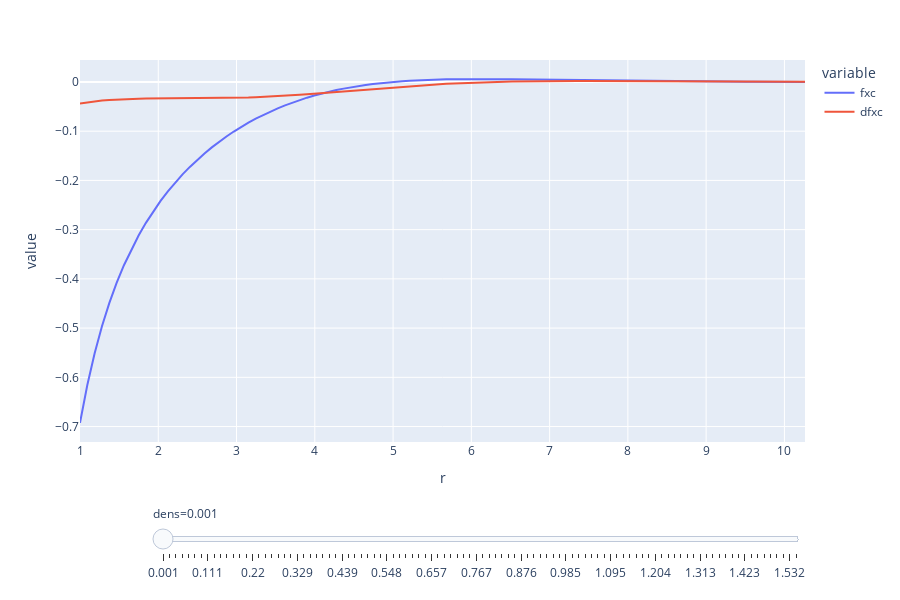

Source (notebook cell):
### Code cell
import plotly.express as px


fig= px.line(df, x="r", y=["fxc","dfxc"], animation_frame="dens", height=600) 

fig["layout"].pop("updatemenus") # optional, drop animation buttons
fig.show()

### Figure 1 — Plotly figure (JSON) as saved in the notebook; plotly's stock layout.template omitted (floating-point values rounded to 4 significant figures)
{"data": [{"hovertemplate": "variable=fxc<br>dens=0.001<br>r=%{x}<br>value=%{y}<extra></extra>", "legendgroup": "fxc", "line": {"color": "#636efa", "dash": "solid"}, "marker": {"symbol": "circle"}, "mode": "lines", "name": "fxc", "orientation": "v", "showlegend": true, "type": "scatter", "x": [1, 1.094, 1.187, 1.281, 1.374, 1.468, 1.561, 1.655, 1.749, 1.842, 1.936, 2.029, 2.123, 2.216, 2.31, 2.403, 2.497, 2.591, 2.684, 2.778, 2.871, 2.965, 3.058, 3.152, 3.246, 3.339, 3.433, 3.526, 3.62, 3.713, 3.807, 3.901, 3.994, 4.088, 4.181, 4.275, 4.368, 4.462, 4.556, 4.649, 4.743, 4.836, 4.93, 5.023, 5.117, 5.21, 5.304, 5.398, 5.491, 5.585, 5.678, 5.772, 5.865, 5.959, 6.053, 6.146, 6.24, 6.333, 6.427, 6.52, 6.614, 6.708, 6.801, 6.895, 6.988, 7.082, 7.175, 7.269, 7.363, 7.456, 7.55, 7.643, 7.737, 7.83, 7.924, 8.017, 8.111, 8.205, 8.298, 8.392, 8.485, 8.579, 8.672, 8.766, 8.86, 8.953, 9.047, 9.14, 9.234, 9.327, 9.421, 9.515, 9.608, 9.702, 9.795, 9.889, 9.982, 10.08, 10.17, 10.26], "xaxis": "x", "y": [-0.6926, -0.6155, -0.551, -0.4963, -0.4492, -0.4083, -0.3723, -0.3404, -0.3119, -0.2862, -0.2629, -0.2416, -0.2222, -0.2043, -0.1878, -0.1725, -0.1583, -0.1451, -0.1328, -0.1214, -0.1107, -0.1007, -0.09139, -0.0827, -0.07459, -0.06704, -0.06002, -0.05349, -0.04744, -0.04184, -0.03667, -0.0319, -0.02753, -0.02352, -0.01985, -0.01652, -0.0135, -0.01077, -0.008323, -0.006132, -0.004183, -0.002461, -0.0009494, 0.0003668, 0.001503, 0.002472, 0.00329, 0.003968, 0.00452, 0.004958, 0.005293, 0.005537, 0.005698, 0.005788, 0.005815, 0.005787, 0.005712, 0.005597, 0.005449, 0.005273, 0.005076, 0.004861, 0.004634, 0.004398, 0.004157, 0.003913, 0.003669, 0.003428, 0.003191, 0.00296, 0.002737, 0.002522, 0.002316, 0.002119, 0.001933, 0.001758, 0.001593, 0.001438, 0.001294, 0.001161, 0.001037, 0.0009228, 0.0008179, 0.0007219, 0.0006343, 0.0005546, 0.0004824, 0.0004171, 0.0003584, 0.0003058, 0.0002588, 0.0002169, 0.0001798, 0.000147, 0.0001181, 9.288e-05, 7.089e-05, 5.182e-05, 3.538e-05, 2.131e-05], "yaxis": "y"}, {"hovertemplate": "variable=dfxc<br>dens=0.001<br>r=%{x}<br>value=%{y}<extra></extra>", "legendgroup": "dfxc", "line": {"color": "#EF553B", "dash": "solid"}, "marker": {"symbol": "circle"}, "mode": "lines", "name": "dfxc", "orientation": "v", "showlegend": true, "type": "scatter", "x": [1, 1.094, 1.187, 1.281, 1.374, 1.468, 1.561, 1.655, 1.749, 1.842, 1.936, 2.029, 2.123, 2.216, 2.31, 2.403, 2.497, 2.591, 2.684, 2.778, 2.871, 2.965, 3.058, 3.152, 3.246, 3.339, 3.433, 3.526, 3.62, 3.713, 3.807, 3.901, 3.994, 4.088, 4.181, 4.275, 4.368, 4.462, 4.556, 4.649, 4.743, 4.836, 4.93, 5.023, 5.117, 5.21, 5.304, 5.398, 5.491, 5.585, 5.678, 5.772, 5.865, 5.959, 6.053, 6.146, 6.24, 6.333, 6.427, 6.52, 6.614, 6.708, 6.801, 6.895, 6.988, 7.082, 7.175, 7.269, 7.363, 7.456, 7.55, 7.643, 7.737, 7.83, 7.924, 8.017, 8.111, 8.205, 8.298, 8.392, 8.485, 8.579, 8.672, 8.766, 8.86, 8.953, 9.047, 9.14, 9.234, 9.327, 9.421, 9.515, 9.608, 9.702, 9.795, 9.889, 9.982, 10.08, 10.17, 10.26], "xaxis": "x", "y": [-0.04377, -0.04129, -0.0393, -0.03771, -0.03647, -0.03552, -0.03481, -0.0343, -0.03395, -0.03373, -0.03361, -0.03356, -0.03355, -0.03356, -0.03358, -0.03358, -0.03355, -0.03348, -0.03335, -0.03316, -0.0329, -0.03255, -0.03213, -0.03162, -0.03103, -0.03036, -0.02961, -0.02878, -0.02788, -0.02691, -0.02588, -0.0248, -0.02367, -0.0225, -0.02131, -0.02009, -0.01885, -0.01761, -0.01637, -0.01514, -0.01392, -0.01272, -0.01155, -0.01042, -0.009318, -0.008263, -0.007254, -0.006294, -0.005385, -0.004531, -0.003731, -0.002988, -0.0023, -0.001669, -0.001093, -0.0005718, -0.0001034, 0.0003138, 0.0006816, 0.001002, 0.001279, 0.001513, 0.001707, 0.001865, 0.001989, 0.002082, 0.002147, 0.002186, 0.002202, 0.002198, 0.002176, 0.002139, 0.002088, 0.002027, 0.001956, 0.001878, 0.001794, 0.001706, 0.001615, 0.001522, 0.001428, 0.001336, 0.001244, 0.001154, 0.001066, 0.0009818, 0.0009005, 0.0008229, 0.0007491, 0.0006794, 0.0006137, 0.0005521, 0.0004946, 0.0004412, 0.0003918, 0.0003462, 0.0003044, 0.0002661, 0.0002312, 0.0001995], "yaxis": "y"}], "layout": {"height": 600, "legend": {"title": {"text": "variable"}, "tracegroupgap": 0}, "margin": {"t": 60}, "sliders": [{"active": 0, "currentvalue": {"prefix": "dens="}, "len": 0.9, "pad": {"b": 10, "t": 60}, "steps": [{"args": [["0.001"], {"frame": {"duration": 0, "redraw": false}, "fromcurrent": true, "mode": "immediate", "transition": {"duration": 0, "easing": "linear"}}], "label": "0.001", "method": "animate"}, {"args": [["0.017"], {"frame": {"duration": 0, "redraw": false}, "fromcurrent": true, "mode": "immediate", "transition": {"duration": 0, "easing": "linear"}}], "label": "0.017", "method": "animate"}, {"args": [["0.033"], {"frame": {"duration": 0, "redraw": false}, "fromcurrent": true, "mode": "immediate", "transition": {"duration": 0, "easing": "linear"}}], "label": "0.033", "method": "animate"}, {"args": [["0.048"], {"frame": {"duration": 0, "redraw": false}, "fromcurrent": true, "mode": "immediate", "transition": {"duration": 0, "easing": "linear"}}], "label": "0.048", "method": "animate"}, {"args": [["0.064"], {"frame": {"duration": 0, "redraw": false}, "fromcurrent": true, "mode": "immediate", "transition": {"duration": 0, "easing": "linear"}}], "label": "0.064", "method": "animate"}, {"args": [["0.08"], {"frame": {"duration": 0, "redraw": false}, "fromcurrent": true, "mode": "immediate", "transition": {"duration": 0, "easing": "linear"}}], "label": "0.08", "method": "animate"}, {"args": [["0.095"], {"frame": {"duration": 0, "redraw": false}, "fromcurrent": true, "mode": "immediate", "transition": {"duration": 0, "easing": "linear"}}], "label": "0.095", "method": "animate"}, {"args": [["0.111"], {"frame": {"duration": 0, "redraw": false}, "fromcurrent": true, "mode": "immediate", "transition": {"duration": 0, "easing": "linear"}}], "label": "0.111", "method": "animate"}, {"args": [["0.126"], {"frame": {"duration": 0, "redraw": false}, "fromcurrent": true, "mode": "immediate", "transition": {"duration": 0, "easing": "linear"}}], "label": "0.126", "method": "animate"}, {"args": [["0.142"], {"frame": {"duration": 0, "redraw": false}, "fromcurrent": true, "mode": "immediate", "transition": {"duration": 0, "easing": "linear"}}], "label": "0.142", "method": "animate"}, {"args": [["0.158"], {"frame": {"duration": 0, "redraw": false}, "fromcurrent": true, "mode": "immediate", "transition": {"duration": 0, "easing": "linear"}}], "label": "0.158", "method": "animate"}, {"args": [["0.173"], {"frame": {"duration": 0, "redraw": false}, "fromcurrent": true, "mode": "immediate", "transition": {"duration": 0, "easing": "linear"}}], "label": "0.173", "method": "animate"}, {"args": [["0.189"], {"frame": {"duration": 0, "redraw": false}, "fromcurrent": true, "mode": "immediate", "transition": {"duration": 0, "easing": "linear"}}], "label": "0.189", "method": "animate"}, {"args": [["0.204"], {"frame": {"duration": 0, "redraw": false}, "fromcurrent": true, "mode": "immediate", "transition": {"duration": 0, "easing": "linear"}}], "label": "0.204", "method": "animate"}, {"args": [["0.22"], {"frame": {"duration": 0, "redraw": false}, "fromcurrent": true, "mode": "immediate", "transition": {"duration": 0, "easing": "linear"}}], "label": "0.22", "method": "animate"}, {"args": [["0.236"], {"frame": {"duration": 0, "redraw": false}, "fromcurrent": true, "mode": "immediate", "transition": {"duration": 0, "easing": "linear"}}], "label": "0.236", "method": "animate"}, {"args": [["0.251"], {"frame": {"duration": 0, "redraw": false}, "fromcurrent": true, "mode": "immediate", "transition": {"duration": 0, "easing": "linear"}}], "label": "0.251", "method": "animate"}, {"args": [["0.267"], {"frame": {"duration": 0, "redraw": false}, "fromcurrent": true, "mode": "immediate", "transition": {"duration": 0, "easing": "linear"}}], "label": "0.267", "method": "animate"}, {"args": [["0.283"], {"frame": {"duration": 0, "redraw": false}, "fromcurrent": true, "mode": "immediate", "transition": {"duration": 0, "easing": "linear"}}], "label": "0.283", "method": "animate"}, {"args": [["0.298"], {"frame": {"duration": 0, "redraw": false}, "fromcurrent": true, "mode": "immediate", "transition": {"duration": 0, "easing": "linear"}}], "label": "0.298", "method": "animate"}, {"args": [["0.314"], {"frame": {"duration": 0, "redraw": false}, "fromcurrent": true, "mode": "immediate", "transition": {"duration": 0, "easing": "linear"}}], "label": "0.314", "method": "animate"}, {"args": [["0.329"], {"frame": {"duration": 0, "redraw": false}, "fromcurrent": true, "mode": "immediate", "transition": {"duration": 0, "easing": "linear"}}], "label": "0.329", "method": "animate"}, {"args": [["0.345"], {"frame": {"duration": 0, "redraw": false}, "fromcurrent": true, "mode": "immediate", "transition": {"duration": 0, "easing": "linear"}}], "label": "0.345", "method": "animate"}, {"args": [["0.361"], {"frame": {"duration": 0, "redraw": false}, "fromcurrent": true, "mode": "immediate", "transition": {"duration": 0, "easing": "linear"}}], "label": "0.361", "method": "animate"}, {"args": [["0.376"], {"frame": {"duration": 0, "redraw": false}, "fromcurrent": true, "mode": "immediate", "transition": {"duration": 0, "easing": "linear"}}], "label": "0.376", "method": "animate"}, {"args": [["0.392"], {"frame": {"duration": 0, "redraw": false}, "fromcurrent": true, "mode": "immediate", "transition": {"duration": 0, "easing": "linear"}}], "label": "0.392", "method": "animate"}, {"args": [["0.407"], {"frame": {"duration": 0, "redraw": false}, "fromcurrent": true, "mode": "immediate", "transition": {"duration": 0, "easing": "linear"}}], "label": "0.407", "method": "animate"}, {"args": [["0.423"], {"frame": {"duration": 0, "redraw": false}, "fromcurrent": true, "mode": "immediate", "transition": {"duration": 0, "easing": "linear"}}], "label": "0.423", "method": "animate"}, {"args": [["0.439"], {"frame": {"duration": 0, "redraw": false}, "fromcurrent": true, "mode": "immediate", "transition": {"duration": 0, "easing": "linear"}}], "label": "0.439", "method": "animate"}, {"args": [["0.454"], {"frame": {"duration": 0, "redraw": false}, "fromcurrent": true, "mode": "immediate", "transition": {"duration": 0, "easing": "linear"}}], "label": "0.454", "method": "animate"}, {"args": [["0.47"], {"frame": {"duration": 0, "redraw": false}, "fromcurrent": true, "mode": "immediate", "transition": {"duration": 0, "easing": "linear"}}], "label": "0.47", "method": "animate"}, {"args": [["0.486"], {"frame": {"duration": 0, "redraw": false}, "fromcurrent": true, "mode": "immediate", "transition": {"duration": 0, "easing": "linear"}}], "label": "0.486", "method": "animate"}, {"args": [["0.501"], {"frame": {"duration": 0, "redraw": false}, "fromcurrent": true, "mode": "immediate", "transition": {"duration": 0, "easing": "linear"}}], "label": "0.501", "method": "animate"}, {"args": [["0.517"], {"frame": {"duration": 0, "redraw": false}, "fromcurrent": true, "mode": "immediate", "transition": {"duration": 0, "easing": "linear"}}], "label": "0.517", "method": "animate"}, {"args": [["0.532"], {"frame": {"duration": 0, "redraw": false}, "fromcurrent": true, "mode": "immediate", "transition": {"duration": 0, "easing": "linear"}}], "label": "0.532", "method": "animate"}, {"args": [["0.548"], {"frame": {"duration": 0, "redraw": false}, "fromcurrent": true, "mode": "immediate", "transition": {"duration": 0, "easing": "linear"}}], "label": "0.548", "method": "animate"}, {"args": [["0.564"], {"frame": {"duration": 0, "redraw": false}, "fromcurrent": true, "mode": "immediate", "transition": {"duration": 0, "easing": "linear"}}], "label": "0.564", "method": "animate"}, {"args": [["0.579"], {"frame": {"duration": 0, "redraw": false}, "fromcurrent": true, "mode": "immediate", "transition": {"duration": 0, "easing": "linear"}}], "label": "0.579", "method": "animate"}, {"args": [["0.595"], {"frame": {"duration": 0, "redraw": false}, "fromcurrent": true, "mode": "immediate", "transition": {"duration": 0, "easing": "linear"}}], "label": "0.595", "method": "animate"}, {"args": [["0.61"], {"frame": {"duration": 0, "redraw": false}, "fromcurrent": true, "mode": "immediate", "transition": {"duration": 0, "easing": "linear"}}], "label": "0.61", "method": "animate"}, {"args": [["0.626"], {"frame": {"duration": 0, "redraw": false}, "fromcurrent": true, "mode": "immediate", "transition": {"duration": 0, "easing": "linear"}}], "label": "0.626", "method": "animate"}, {"args": [["0.642"], {"frame": {"duration": 0, "redraw": false}, "fromcurrent": true, "mode": "immediate", "transition": {"duration": 0, "easing": "linear"}}], "label": "0.642", "method": "animate"}, {"args": [["0.657"], {"frame": {"duration": 0, "redraw": false}, "fromcurrent": true, "mode": "immediate", "transition": {"duration": 0, "easing": "linear"}}], "label": "0.657", "method": "animate"}, {"args": [["0.673"], {"frame": {"duration": 0, "redraw": false}, "fromcurrent": true, "mode": "immediate", "transition": {"duration": 0, "easing": "linear"}}], "label": "0.673", "method": "animate"}, {"args": [["0.689"], {"frame": {"duration": 0, "redraw": false}, "fromcurrent": true, "mode": "immediate", "transition": {"duration": 0, "easing": "linear"}}], "label": "0.689", "method": "animate"}, {"args": [["0.704"], {"frame": {"duration": 0, "redraw": false}, "fromcurrent": true, "mode": "immediate", "transition": {"duration": 0, "easing": "linear"}}], "label": "0.704", "method": "animate"}, {"args": [["0.72"], {"frame": {"duration": 0, "redraw": false}, "fromcurrent": true, "mode": "immediate", "transition": {"duration": 0, "easing": "linear"}}], "label": "0.72", "method": "animate"}, {"args": [["0.735"], {"frame": {"duration": 0, "redraw": false}, "fromcurrent": true, "mode": "immediate", "transition": {"duration": 0, "easing": "linear"}}], "label": "0.735", "method": "animate"}, {"args": [["0.751"], {"frame": {"duration": 0, "redraw": false}, "fromcurrent": true, "mode": "immediate", "transition": {"duration": 0, "easing": "linear"}}], "label": "0.751", "method": "animate"}, {"args": [["0.767"], {"frame": {"duration": 0, "redraw": false}, "fromcurrent": true, "mode": "immediate", "transition": {"duration": 0, "easing": "linear"}}], "label": "0.767", "method": "animate"}, {"args": [["0.782"], {"frame": {"duration": 0, "redraw": false}, "fromcurrent": true, "mode": "immediate", "transition": {"duration": 0, "easing": "linear"}}], "label": "0.782", "method": "animate"}, {"args": [["0.798"], {"frame": {"duration": 0, "redraw": false}, "fromcurrent": true, "mode": "immediate", "transition": {"duration": 0, "easing": "linear"}}], "label": "0.798", "method": "animate"}, {"args": [["0.813"], {"frame": {"duration": 0, "redraw": false}, "fromcurrent": true, "mode": "immediate", "transition": {"duration": 0, "easing": "linear"}}], "label": "0.813", "method": "animate"}, {"args": [["0.829"], {"frame": {"duration": 0, "redraw": false}, "fromcurrent": true, "mode": "immediate", "transition": {"duration": 0, "easing": "linear"}}], "label": "0.829", "method": "animate"}, {"args": [["0.845"], {"frame": {"duration": 0, "redraw": false}, "fromcurrent": true, "mode": "immediate", "transition": {"duration": 0, "easing": "linear"}}], "label": "0.845", "method": "animate"}, {"args": [["0.86"], {"frame": {"duration": 0, "redraw": false}, "fromcurrent": true, "mode": "immediate", "transition": {"duration": 0, "easing": "linear"}}], "label": "0.86", "method": "animate"}, {"args": [["0.876"], {"frame": {"duration": 0, "redraw": false}, "fromcurrent": true, "mode": "immediate", "transition": {"duration": 0, "easing": "linear"}}], "label": "0.876", "method": "animate"}, {"args": [["0.892"], {"frame": {"duration": 0, "redraw": false}, "fromcurrent": true, "mode": "immediate", "transition": {"duration": 0, "easing": "linear"}}], "label": "0.892", "method": "animate"}, {"args": [["0.907"], {"frame": {"duration": 0, "redraw": false}, "fromcurrent": true, "mode": "immediate", "transition": {"duration": 0, "easing": "linear"}}], "label": "0.907", "method": "animate"}, {"args": [["0.923"], {"frame": {"duration": 0, "redraw": false}, "fromcurrent": true, "mode": "immediate", "transition": {"duration": 0, "easing": "linear"}}], "label": "0.923", "method": "animate"}, {"args": [["0.938"], {"frame": {"duration": 0, "redraw": false}, "fromcurrent": true, "mode": "immediate", "transition": {"duration": 0, "easing": "linear"}}], "label": "0.938", "method": "animate"}, {"args": [["0.954"], {"frame": {"duration": 0, "redraw": false}, "fromcurrent": true, "mode": "immediate", "transition": {"duration": 0, "easing": "linear"}}], "label": "0.954", "method": "animate"}, {"args": [["0.97"], {"frame": {"duration": 0, "redraw": false}, "fromcurrent": true, "mode": "immediate", "transition": {"duration": 0, "easing": "linear"}}], "label": "0.97", "method": "animate"}, {"args": [["0.985"], {"frame": {"duration": 0, "redraw": false}, "fromcurrent": true, "mode": "immediate", "transition": {"duration": 0, "easing": "linear"}}], "label": "0.985", "method": "animate"}, {"args": [["1.001"], {"frame": {"duration": 0, "redraw": false}, "fromcurrent": true, "mode": "immediate", "transition": {"duration": 0, "easing": "linear"}}], "label": "1.001", "method": "animate"}, {"args": [["1.016"], {"frame": {"duration": 0, "redraw": false}, "fromcurrent": true, "mode": "immediate", "transition": {"duration": 0, "easing": "linear"}}], "label": "1.016", "method": "animate"}, {"args": [["1.032"], {"frame": {"duration": 0, "redraw": false}, "fromcurrent": true, "mode": "immediate", "transition": {"duration": 0, "easing": "linear"}}], "label": "1.032", "method": "animate"}, {"args": [["1.048"], {"frame": {"duration": 0, "redraw": false}, "fromcurrent": true, "mode": "immediate", "transition": {"duration": 0, "easing": "linear"}}], "label": "1.048", "method": "animate"}, {"args": [["1.063"], {"frame": {"duration": 0, "redraw": false}, "fromcurrent": true, "mode": "immediate", "transition": {"duration": 0, "easing": "linear"}}], "label": "1.063", "method": "animate"}, {"args": [["1.079"], {"frame": {"duration": 0, "redraw": false}, "fromcurrent": true, "mode": "immediate", "transition": {"duration": 0, "easing": "linear"}}], "label": "1.079", "method": "animate"}, {"args": [["1.095"], {"frame": {"duration": 0, "redraw": false}, "fromcurrent": true, "mode": "immediate", "transition": {"duration": 0, "easing": "linear"}}], "label": "1.095", "method": "animate"}, {"args": [["1.11"], {"frame": {"duration": 0, "redraw": false}, "fromcurrent": true, "mode": "immediate", "transition": {"duration": 0, "easing": "linear"}}], "label": "1.11", "method": "animate"}, {"args": [["1.126"], {"frame": {"duration": 0, "redraw": false}, "fromcurrent": true, "mode": "immediate", "transition": {"duration": 0, "easing": "linear"}}], "label": "1.126", "method": "animate"}, {"args": [["1.141"], {"frame": {"duration": 0, "redraw": false}, "fromcurrent": true, "mode": "immediate", "transition": {"duration": 0, "easing": "linear"}}], "label": "1.141", "method": "animate"}, {"args": [["1.157"], {"frame": {"duration": 0, "redraw": false}, "fromcurrent": true, "mode": "immediate", "transition": {"duration": 0, "easing": "linear"}}], "label": "1.157", "method": "animate"}, {"args": [["1.173"], {"frame": {"duration": 0, "redraw": false}, "fromcurrent": true, "mode": "immediate", "transition": {"duration": 0, "easing": "linear"}}], "label": "1.173", "method": "animate"}, {"args": [["1.188"], {"frame": {"duration": 0, "redraw": false}, "fromcurrent": true, "mode": "immediate", "transition": {"duration": 0, "easing": "linear"}}], "label": "1.188", "method": "animate"}, {"args": [["1.204"], {"frame": {"duration": 0, "redraw": false}, "fromcurrent": true, "mode": "immediate", "transition": {"duration": 0, "easing": "linear"}}], "label": "1.204", "method": "animate"}, {"args": [["1.219"], {"frame": {"duration": 0, "redraw": false}, "fromcurrent": true, "mode": "immediate", "transition": {"duration": 0, "easing": "linear"}}], "label": "1.219", "method": "animate"}, {"args": [["1.235"], {"frame": {"duration": 0, "redraw": false}, "fromcurrent": true, "mode": "immediate", "transition": {"duration": 0, "easing": "linear"}}], "label": "1.235", "method": "animate"}, {"args": [["1.251"], {"frame": {"duration": 0, "redraw": false}, "fromcurrent": true, "mode": "immediate", "transition": {"duration": 0, "easing": "linear"}}], "label": "1.251", "method": "animate"}, {"args": [["1.266"], {"frame": {"duration": 0, "redraw": false}, "fromcurrent": true, "mode": "immediate", "transition": {"duration": 0, "easing": "linear"}}], "label": "1.266", "method": "animate"}, {"args": [["1.282"], {"frame": {"duration": 0, "redraw": false}, "fromcurrent": true, "mode": "immediate", "transition": {"duration": 0, "easing": "linear"}}], "label": "1.282", "method": "animate"}, {"args": [["1.298"], {"frame": {"duration": 0, "redraw": false}, "fromcurrent": true, "mode": "immediate", "transition": {"duration": 0, "easing": "linear"}}], "label": "1.298", "method": "animate"}, {"args": [["1.313"], {"frame": {"duration": 0, "redraw": false}, "fromcurrent": true, "mode": "immediate", "transition": {"duration": 0, "easing": "linear"}}], "label": "1.313", "method": "animate"}, {"args": [["1.329"], {"frame": {"duration": 0, "redraw": false}, "fromcurrent": true, "mode": "immediate", "transition": {"duration": 0, "easing": "linear"}}], "label": "1.329", "method": "animate"}, {"args": [["1.344"], {"frame": {"duration": 0, "redraw": false}, "fromcurrent": true, "mode": "immediate", "transition": {"duration": 0, "easing": "linear"}}], "label": "1.344", "method": "animate"}, {"args": [["1.36"], {"frame": {"duration": 0, "redraw": false}, "fromcurrent": true, "mode": "immediate", "transition": {"duration": 0, "easing": "linear"}}], "label": "1.36", "method": "animate"}, {"args": [["1.376"], {"frame": {"duration": 0, "redraw": false}, "fromcurrent": true, "mode": "immediate", "transition": {"duration": 0, "easing": "linear"}}], "label": "1.376", "method": "animate"}, {"args": [["1.391"], {"frame": {"duration": 0, "redraw": false}, "fromcurrent": true, "mode": "immediate", "transition": {"duration": 0, "easing": "linear"}}], "label": "1.391", "method": "animate"}, {"args": [["1.407"], {"frame": {"duration": 0, "redraw": false}, "fromcurrent": true, "mode": "immediate", "transition": {"duration": 0, "easing": "linear"}}], "label": "1.407", "method": "animate"}, {"args": [["1.423"], {"frame": {"duration": 0, "redraw": false}, "fromcurrent": true, "mode": "immediate", "transition": {"duration": 0, "easing": "linear"}}], "label": "1.423", "method": "animate"}, {"args": [["1.438"], {"frame": {"duration": 0, "redraw": false}, "fromcurrent": true, "mode": "immediate", "transition": {"duration": 0, "easing": "linear"}}], "label": "1.438", "method": "animate"}, {"args": [["1.454"], {"frame": {"duration": 0, "redraw": false}, "fromcurrent": true, "mode": "immediate", "transition": {"duration": 0, "easing": "linear"}}], "label": "1.454", "method": "animate"}, {"args": [["1.469"], {"frame": {"duration": 0, "redraw": false}, "fromcurrent": true, "mode": "immediate", "transition": {"duration": 0, "easing": "linear"}}], "label": "1.469", "method": "animate"}, {"args": [["1.485"], {"frame": {"duration": 0, "redraw": false}, "fromcurrent": true, "mode": "immediate", "transition": {"duration": 0, "easing": "linear"}}], "label": "1.485", "method": "animate"}, {"args": [["1.501"], {"frame": {"duration": 0, "redraw": false}, "fromcurrent": true, "mode": "immediate", "transition": {"duration": 0, "easing": "linear"}}], "label": "1.501", "method": "animate"}, {"args": [["1.516"], {"frame": {"duration": 0, "redraw": false}, "fromcurrent": true, "mode": "immediate", "transition": {"duration": 0, "easing": "linear"}}], "label": "1.516", "method": "animate"}, {"args": [["1.532"], {"frame": {"duration": 0, "redraw": false}, "fromcurrent": true, "mode": "immediate", "transition": {"duration": 0, "easing": "linear"}}], "label": "1.532", "method": "animate"}, {"args": [["1.547"], {"frame": {"duration": 0, "redraw": false}, "fromcurrent": true, "mode": "immediate", "transition": {"duration": 0, "easing": "linear"}}], "label": "1.547", "method": "animate"}], "x": 0.1, "xanchor": "left", "y": 0, "yanchor": "top"}], "xaxis": {"anchor": "y", "domain": [0, 1], "title": {"text": "r"}}, "yaxis": {"anchor": "x", "domain": [0, 1], "title": {"text": "value"}}}}
